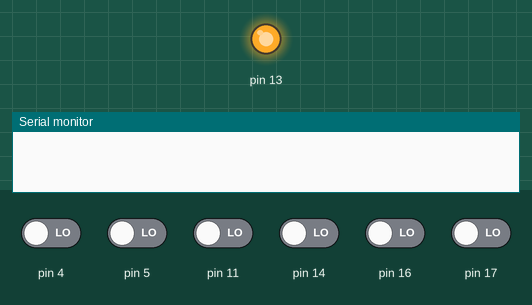
Simulated run of this sketch. Board: Arduino Uno, built with avr-gcc and run on an emulated ATmega328P. Shown: output pins drawn as LEDs (lit = HIGH), the last lines printed to the serial monitor. The test bench sets the inputs (shaded band); at power-on: pin 4, pin 5, pin 11, pin 14, pin 16, pin 17 LOW.

Above: at 0.6 s.
At 10.6 s:
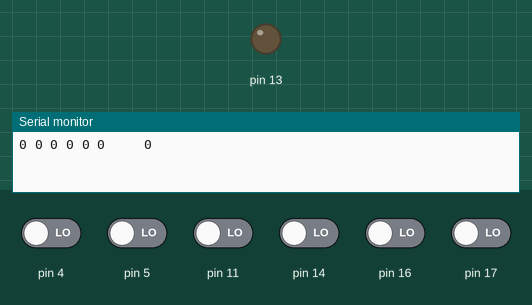
Timing chart, 0 to 12.1 s (numbered marks = the images above):
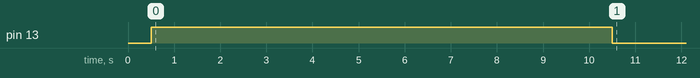

The sketch:

PLab-ZumoSensorCalibration.ino
```cpp
/*
Calibrates reflectancesensor in setup by manually moving Zumo
over actual areas for 10 sec.
Then prints calibrated sensor data in serial window
*/
#include <QTRSensors.h>
#include <ZumoReflectanceSensorArray.h>

ZumoReflectanceSensorArray reflectanceSensors;

// Define an array for holding sensor values.
#define NUM_SENSORS 6
unsigned int sensorValues[NUM_SENSORS];

void setup()
{
  Serial.begin(9600);
  reflectanceSensors.init();

  delay(500);
  pinMode(13, OUTPUT);
  digitalWrite(13, HIGH);        // turn on LED to indicate we are in calibration mode

  unsigned long startTime = millis();
  while(millis() - startTime < 10000)   // make the calibration take 10 seconds
  {
    reflectanceSensors.calibrate();
  }
  digitalWrite(13, LOW);         // turn off LED to indicate we are through with calibration
}

void loop()
{
  // Get calibrated sensor data
  unsigned int position = reflectanceSensors.readLine(sensorValues);

  for (byte i = 0; i < NUM_SENSORS; i++)
  {
    Serial.print(sensorValues[i]);
    Serial.print(' ');
  }
  Serial.print("    ");
  Serial.println(position);

  delay(250);
}
```
